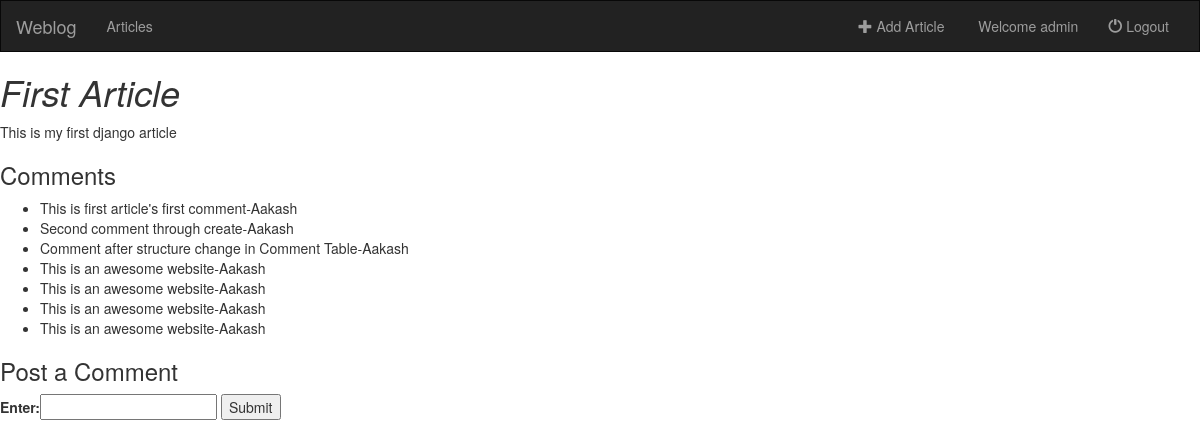
The page /article/1/ (signed in) on the database as committed earlier.
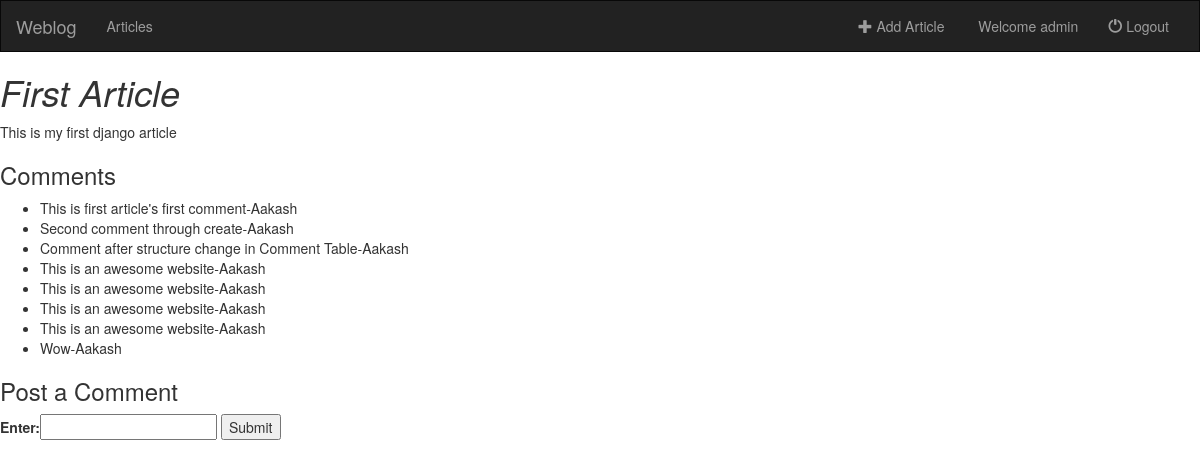
The same page on the database as committed later.
### article/models.py (models this page shows, shortened)
class Comment(models.Model):
    article = models.ForeignKey(Article,on_delete=models.CASCADE)
    comment_text = models.CharField(max_length=10000)
    comment_author = models.CharField(max_length=10000)

### article/views.py (the view)
# urls.py: url(r'^(?P<article_id>[0-9]+)/$',views.detail,name='detail'),
def detail(request,article_id):
    if request.user.username:
        article = get_object_or_404(Article,pk=article_id)
        comment_form = CommentForm()
        if request.method == 'POST':
            comment_form = CommentForm(request.POST)
            if comment_form.is_valid():
                comment_text = comment_form.cleaned_data['comment_text']
                comment = Comment()
                comment.comment_text = comment_text
                comment.comment_author = request.user.username
                comment.article = Article.objects.get(pk=article_id)
                comment.save()
        else:
            comment_form = CommentForm()
        return render(request,'article/detail.html',{'article':article,'comment_form':comment_form})
    else:
        form = LoginForm()
        return render(request,'article/login.html',{'form':form})

### article/forms.py
class CommentForm(forms.Form):
    comment_text = forms.CharField(label = "Enter",max_length=10000)

### article/templates/article/detail.html (shortened to what this page needs)
{%extends 'article/base.html'%}
{%block login%}
    {%if not request.user.username%}
            <li class="">
                <a href="{%url 'article:signup'%}">
                    <span  aria-hidden="true"></span>&nbsp;Signup
                </a>
            </li>
            <li class="">
                <a href="{%url 'article:user_login'%}">
                    <span class="glyphicon glyphicon-off" aria-hidden="true"></span>&nbsp;Login
                </a>
            </li>
    {%else%}
            <li class="">
                <a href="#">
                    &nbsp;Welcome {{request.user.username}}
                </a>
            </li>
            <li class="">
                <a href="{%url 'article:user_logout'%}">
                    <span class="glyphicon glyphicon-off" aria-hidden="true"></span>&nbsp;Logout
                </a>
            </li>
{%endif%}
{%endblock%}
{%block body%}
    <h1><i>{{article.title}}</i></h1>
    <p>{{article.content}}</p>
    <h3>Comments</h3>
    <ul>
        {%for comment in article.comment_set.all%}
        <li>{{comment.comment_text}}-{{comment.comment_author}}</li>
        {%endfor%}
    </ul>
    <h3>Post a Comment</h3>
    <form action="" method="POST">
        {{comment_form}}
        <input type="submit" value="Submit">
    </form>
{%endblock%}

Rows that differ between the two databases and show on the page:
added Comment: comment_text "Wow", comment_author "Aakash"
